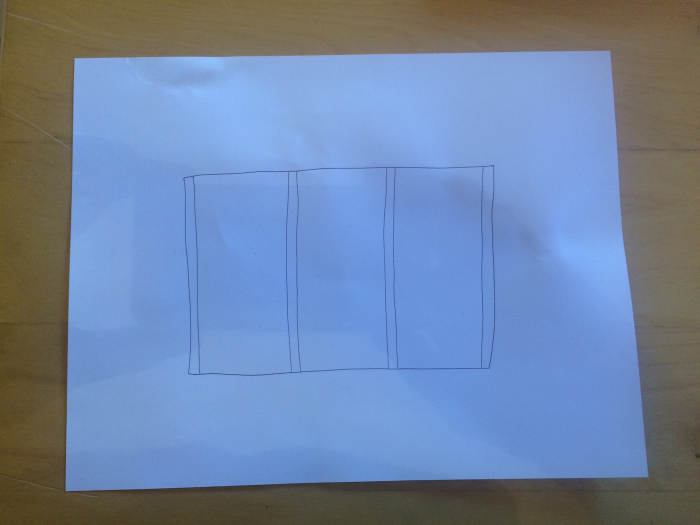
#> input picture find-paper/sample1.jpg, 1400 x 1050 px, given in place of the camera (shown at 1/2 size)
$ python findpaper.py
#> lines starting #> are read from the running program, lines starting #| are printed output that depends on the picture; after the words box and inside, x2 and y2 are one past the last pixel; in counts of white or black regions, pixels touching at a corner belong together
#> further down, frame is the input picture: shape (1050, 1400, 3); mean B, G, R 165, 132, 111.3
import numpy as np
import cv2
from skimage import morphology


# img is a raw color image. findEdges returns a binary image where white is edge.
def findEdges(img):
  kernel = np.ones((5,5), np.uint8)
  erosion = cv2.erode(img, kernel, iterations=1)
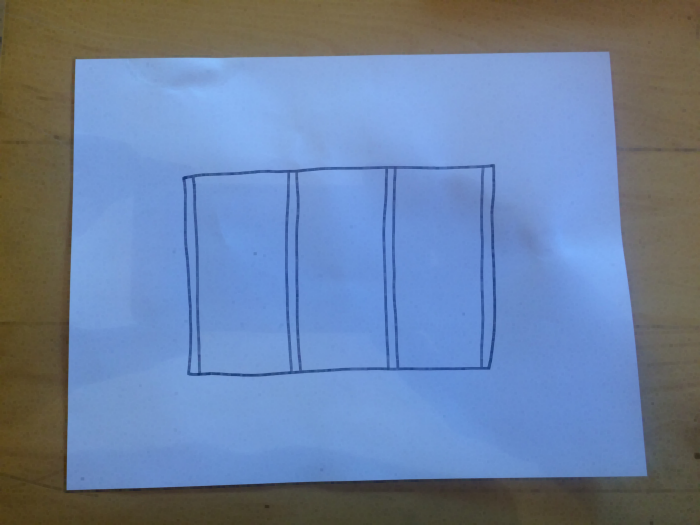
#> erosion: shape (1050, 1400, 3) (shown at 1/2 size); mean B, G, R 160.5, 127.9, 107.4
  dilation = cv2.dilate(img, kernel, iterations=1)
  difference = dilation - erosion
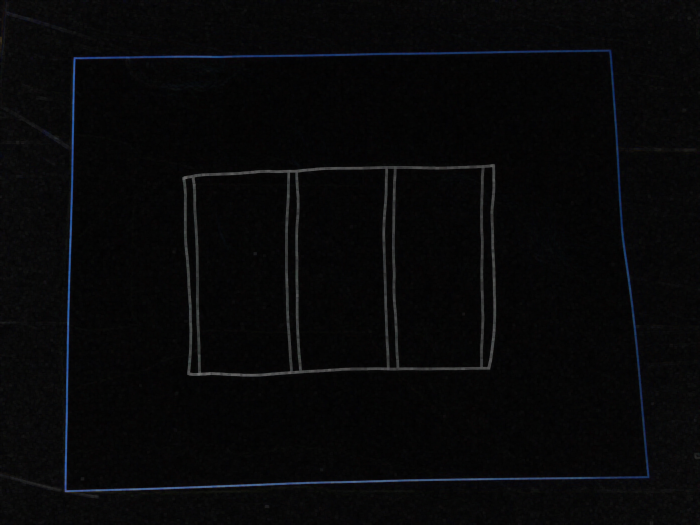
#> difference: shape (1050, 1400, 3) (shown at 1/2 size); mean B, G, R 8.6, 7.6, 7.4
  grey = cv2.cvtColor(difference, cv2.COLOR_BGR2GRAY)
  (_, binarized) = cv2.threshold(grey, 0, 255, cv2.THRESH_BINARY+cv2.THRESH_OTSU)
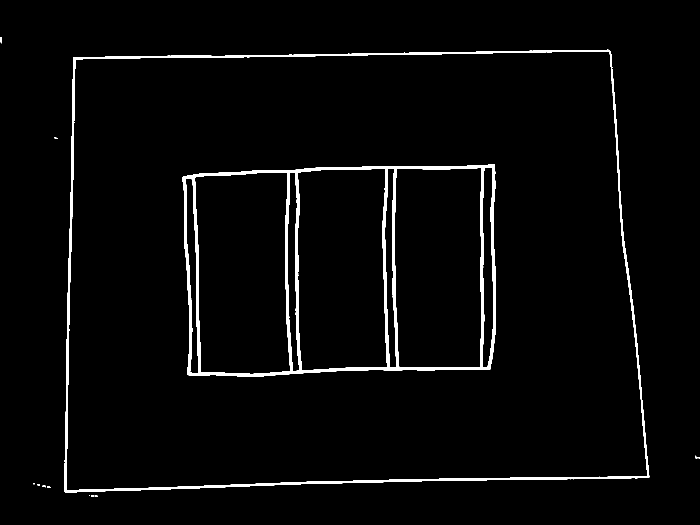
#> binarized: shape (1050, 1400) (shown at 1/2 size); 2.8% white; 13 white regions (9 under 20 px)
  return binarized

  # [8 lines of commented-out code are left out]
def findPaper(img):
  (contours, _) = cv2.findContours(img.copy(), cv2.RETR_LIST, cv2.CHAIN_APPROX_SIMPLE)
#> contours = 21 contours, 10 with area under 20; largest, box (x1, y1, x2, y2) and area: (129, 99, 1299, 986) 963064, (132, 102, 1296, 981) 950708, (365, 328, 992, 753) 250522, (389, 344, 581, 749) 70416, (595, 337, 775, 742) 68307
  contours = sorted(contours, key = cv2.contourArea, reverse = True)

  # loop over the contours
  for contour in contours:
    # approximate the contour
    perimeter = cv2.arcLength(contour, True)
    approx = cv2.approxPolyDP(contour, 0.02 * perimeter, True)

    # if our approximated contour has four points, then we
    # can assume that we have found our paper
    if len(approx) == 4:
      return approx
#> this loop made 1 pass
#> (perimeter, approx) on pass 1: (4056.7, [[1221, 102], [147, 114], [129, 983], [1297, 955]])
#> `paper = findPaper(edges)`: paper = [[1221, 102], [147, 114], [129, 983], [1297, 955]]


# img is the raw color image. paper is the contour with four-points that
# outlines the paper in img. extractPaper returns a color image that is
# 1100x850 (US Letter paper) of the perspective-corrected paper.
def extractPaper(img, paper):
  # Figure out the orientation.
  dist01 = np.linalg.norm(paper[0] - paper[1])
#> dist01 = 1074.1
  dist03 = np.linalg.norm(paper[0] - paper[3])
#> dist03 = 856.4
  horizontal = dist01 > dist03
#> horizontal = True
  paper = np.array([paper[0] if horizontal else paper[1], paper[1] if horizontal else paper[2], paper[2] if horizontal else paper[3], paper[3] if horizontal else paper[0]], np.float32)
#> paper = [[1221, 102], [147, 114], [129, 983], [1297, 955]]

  # us letter: 8.5 by 11
  source = np.array([[0,850], [1100,850], [1100,0], [0,0]], np.float32)
  transformMatrix = cv2.getPerspectiveTransform(paper, source)
#> transformMatrix = [[-1.03, 0.092, 1252.1], [-0.0237, -0.988, 974.4], [-1.37e-05, 0.000103, 1]]
  transformed = cv2.warpPerspective(frame, transformMatrix, (1100, 850))
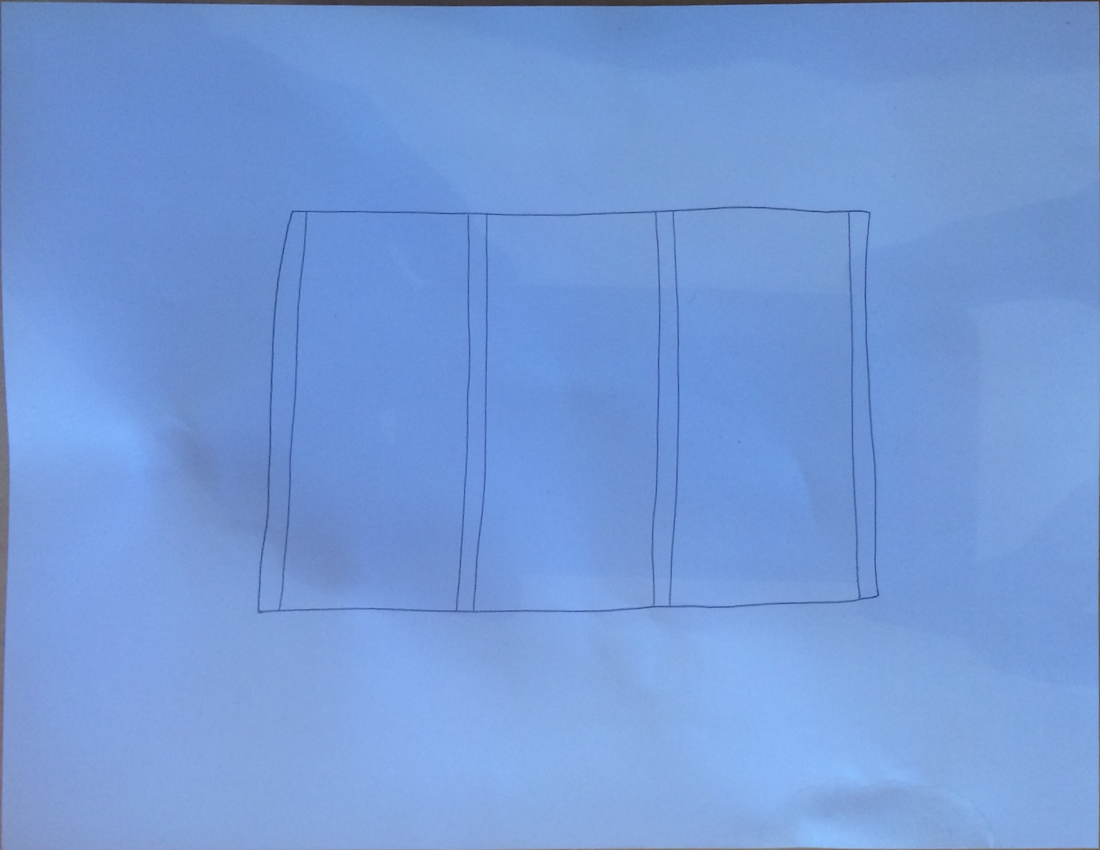
#> transformed: shape (850, 1100, 3); mean B, G, R 215.5, 153.8, 116.6
  return transformed


# img is a color image of paper with ink. binarizeInk returns a binary image
# where ink is white, paper is black.
def binarizeInk(img):
  grey = cv2.cvtColor(img, cv2.COLOR_BGR2GRAY)
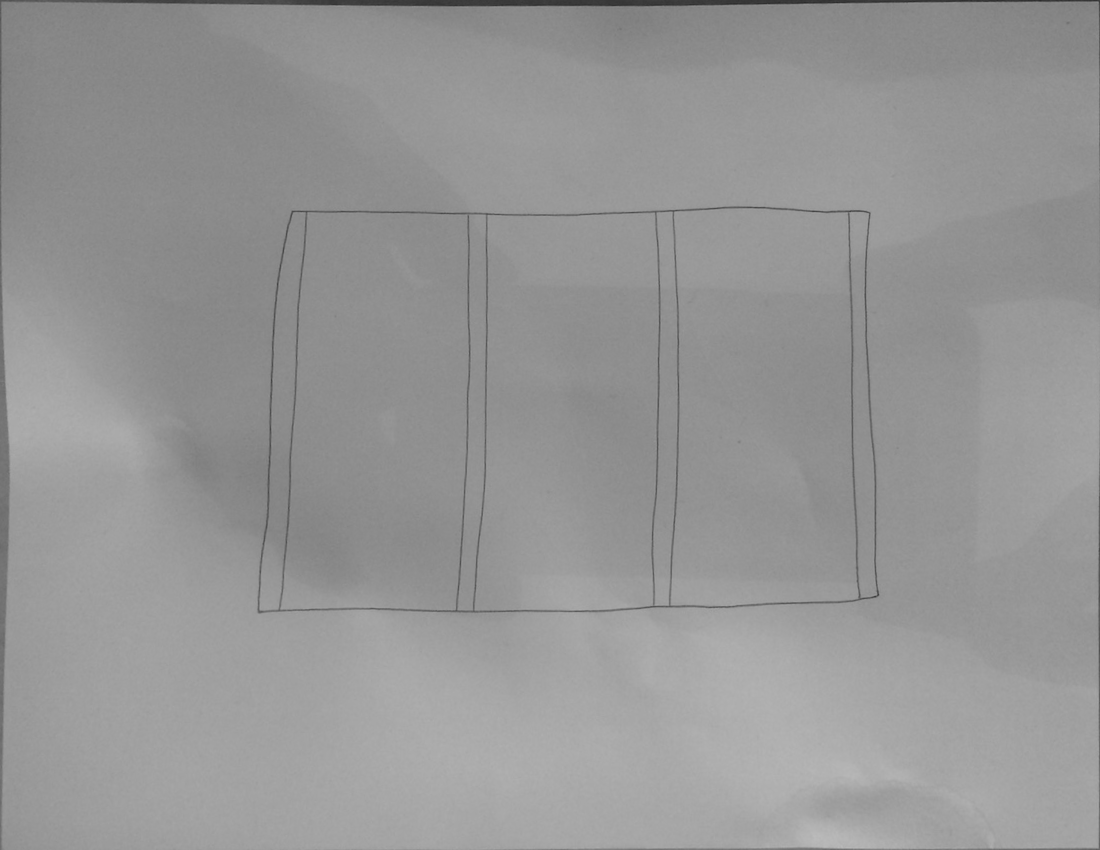
#> grey: shape (850, 1100); min 42, max 187, mean 149.8
  blockSize = 45
  threshold = 6
  binarized = cv2.adaptiveThreshold(grey, 255, cv2.ADAPTIVE_THRESH_GAUSSIAN_C, cv2.THRESH_BINARY_INV, blockSize, threshold)
#> binarized: shape (850, 1100); 2.1% white; 127 white regions (121 under 20 px), largest, box (x1, y1, x2, y2) and area: (257, 206, 880, 614) 10616, (0, 0, 1100, 77) 4442, (0, 3, 10, 850) 2952, (495, 458, 1100, 850) 1074, (1099, 78, 1100, 167) 89, (1099, 419, 1100, 457) 38

  # Delete margins. That is, make sure the edges of the paper don't get picked up as ink.
  margin = 20
  (height, width) = binarized.shape
#> height = 850; width = 1100
  cv2.rectangle(binarized, (0,0), (width,margin), 0, -1)
  cv2.rectangle(binarized, (0,0), (margin,height), 0, -1)
  cv2.rectangle(binarized, (width-margin,0), (width,height), 0, -1)
  cv2.rectangle(binarized, (0,height-margin), (width,height), 0, -1)
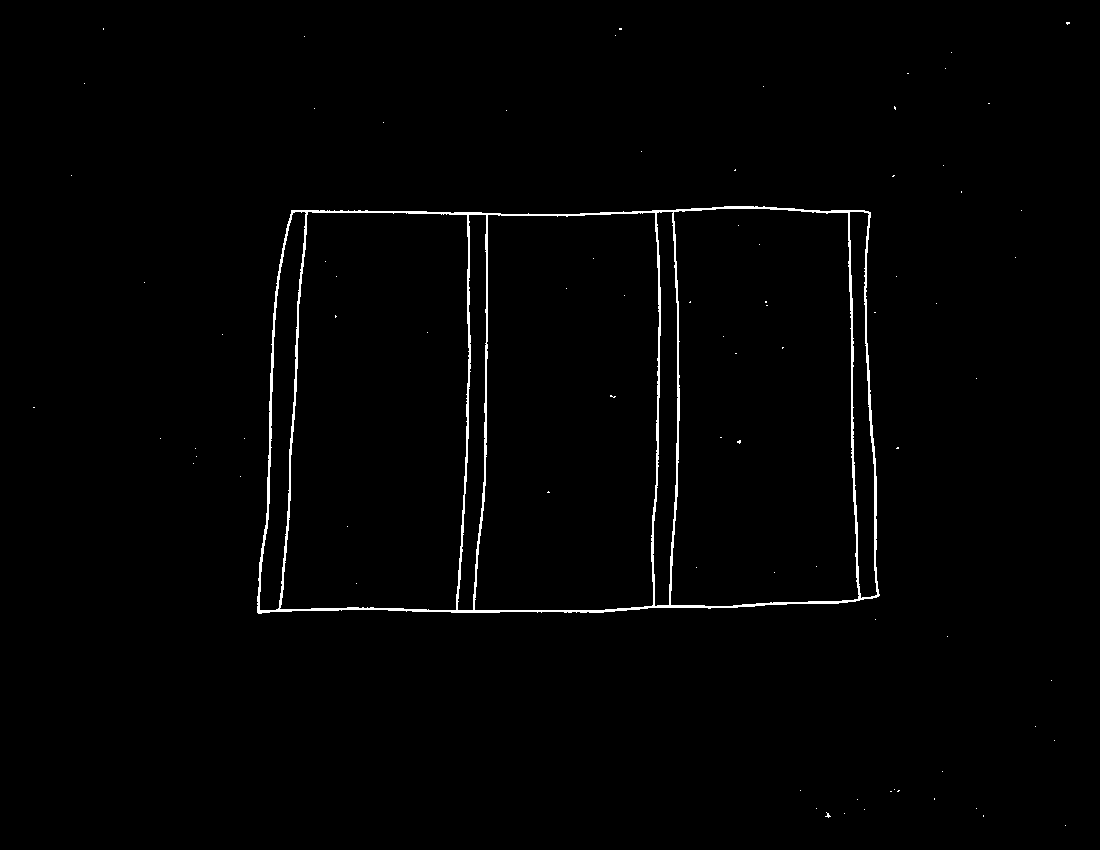
#> binarized: shape (850, 1100); 1.2% white in thin lines or dots, all inside (x1, y1, x2, y2) = (33, 22, 1070, 826)

  return binarized


# img is a binary image where ink is white, paper is black. This
# "skeletonizes" the image, so that all lines are "thinned" to a single pixel.
def skeletonize(img):
  skeleton = morphology.skeletonize(img > 0)
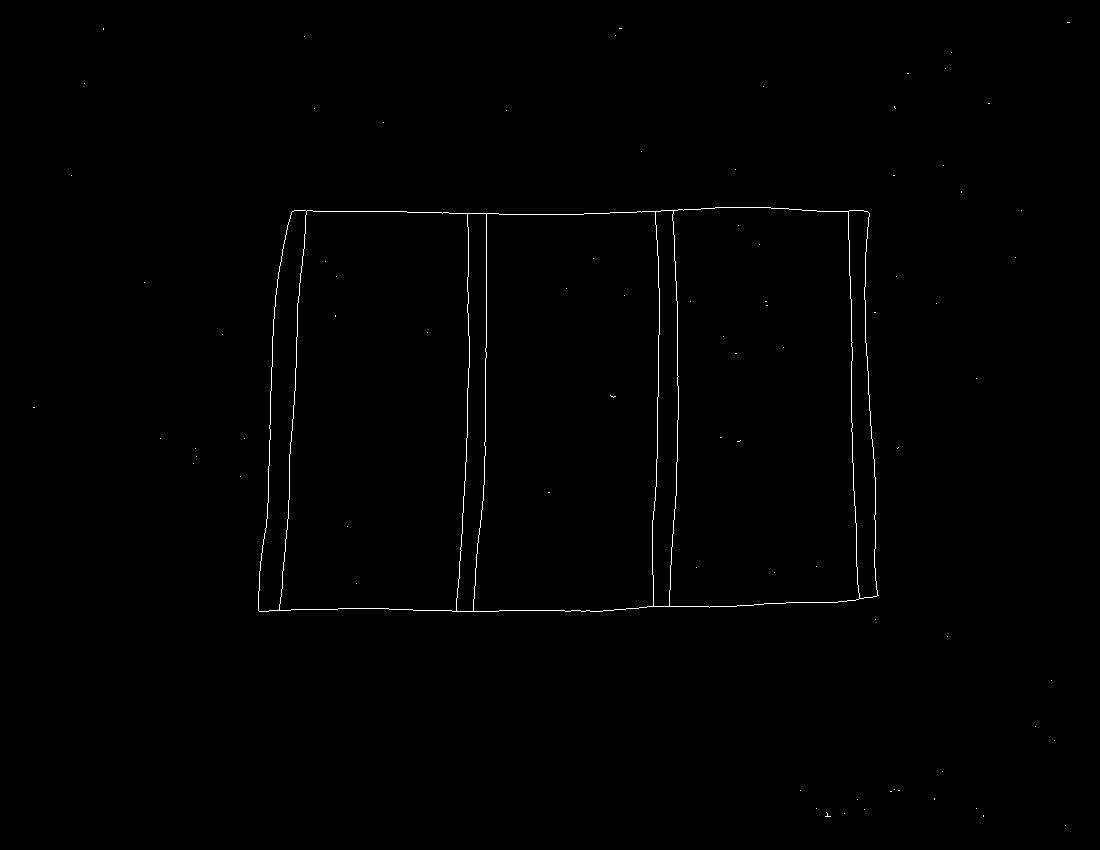
#> skeleton: shape (850, 1100) bool; 0.48% white in thin lines or dots, all inside (x1, y1, x2, y2) = (33, 22, 1070, 826)
  skeleton = skeleton.astype(np.uint8)
  skeleton = skeleton * 255
  return skeleton


# Parameter specifies which webcam to use. See order in e.g. Photo Booth's
# Camera menu.
cap = cv2.VideoCapture(1)

while(True):
  # Capture frame-by-frame
  junk, frame = cap.read()

  edges = findEdges(frame)
  # cv2.imshow("out", edges)

  paper = findPaper(edges)
  # out = frame.copy()
  # cv2.drawContours(out, [paper], -1, (0,0,255), 2)
  # cv2.imshow("out", out)

  extracted = extractPaper(frame, paper)
  # cv2.imshow("out", extracted)

  ink = binarizeInk(extracted)
  # cv2.imshow("out", ink)

  skeleton = skeletonize(ink)
  cv2.imshow("out", skeleton)


  if cv2.waitKey(1) & 0xFF == ord('q'):
#> (key q is pressed here)
    break

# When everything done, release the capture
cap.release()
cv2.destroyAllWindows()
